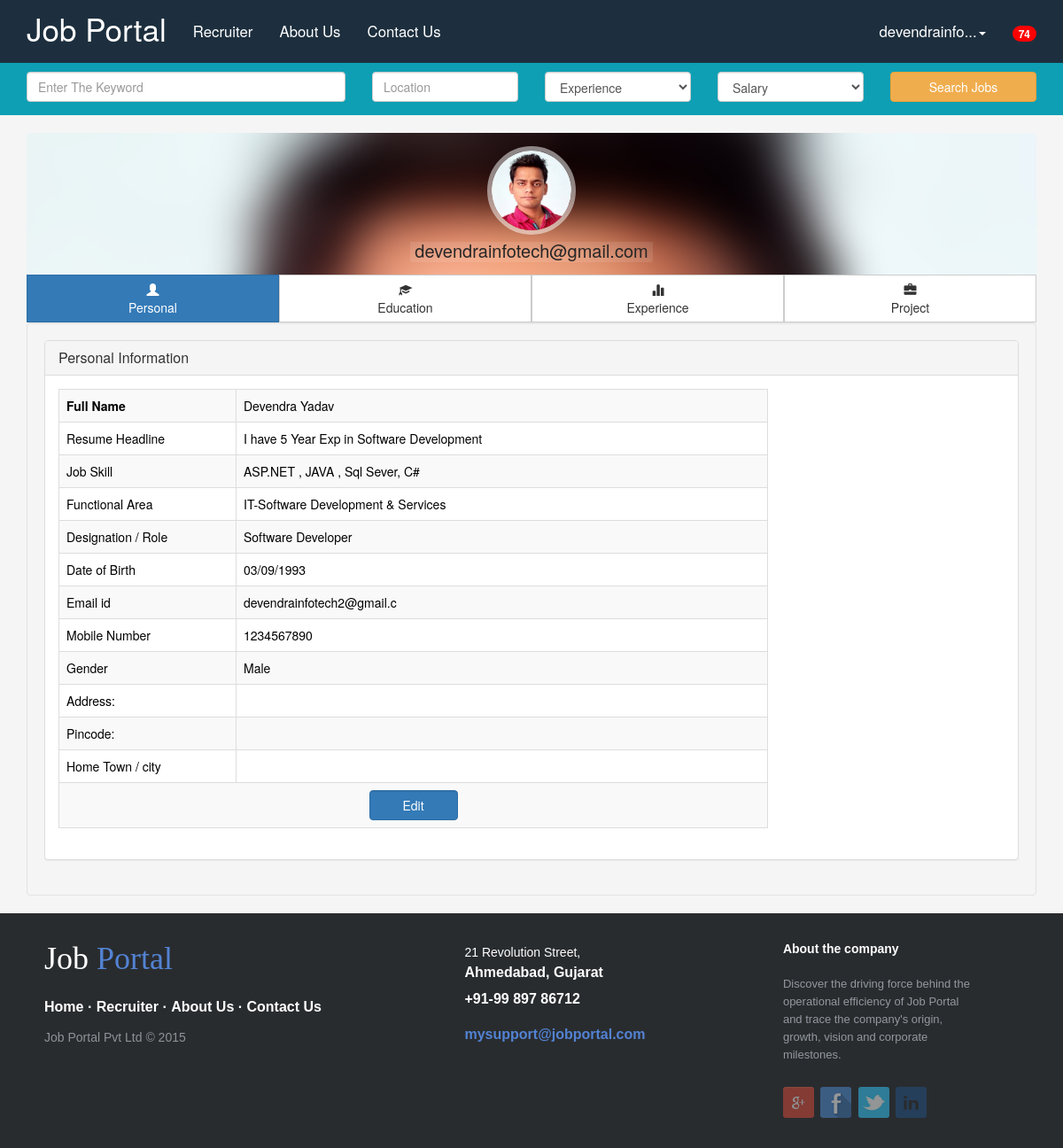
The app's page /user_profile.php (signed in) with its own data.
### tables this page shows
CREATE TABLE IF NOT EXISTS `tbljobseekermst` (
`jobseeker_id` int(5) NOT NULL,
  `create_date` date NOT NULL,
  `username` varchar(30) NOT NULL COMMENT 'username',
  `user_password` varchar(30) NOT NULL,
  `firstname` varchar(30) NOT NULL,
  `lastname` varchar(30) NOT NULL,
  `Mobileno` bigint(12) NOT NULL,
  `emailid` varchar(30) NOT NULL,
  `dateofbirth` date NOT NULL,
  `resume_headline` varchar(200) NOT NULL,
  `cityid` int(11) NOT NULL,
  `totalexpyear` smallint(6) NOT NULL,
  `functional_area` int(11) NOT NULL COMMENT 'Or Industry ',
  `key_skill` varchar(50) NOT NULL,
  `role` varchar(30) NOT NULL,
  `user_state` varchar(40) NOT NULL,
  `user_city` varchar(30) NOT NULL,
  `profile_summary` varchar(400) NOT NULL,
  `Gender` char(1) NOT NULL,
  `contact_id` int(7) NOT NULL,
  `sec_que` varchar(100) NOT NULL,
  `sec_ans` varchar(50) NOT NULL
);

CREATE TABLE IF NOT EXISTS `tbl_list_mst` (
  `autoid` int(5) NOT NULL,
  `Type` varchar(50) NOT NULL COMMENT 'type like Degree,Designation,Category etc',
  `Value` varchar(100) NOT NULL COMMENT 'if type=degree thn value add Bcom,Bca, Mca'
);

### userSession.php (called while the page is built, shortened)
<?php
include_once './Development/commonfiles/connection.php';
if(isset($_SESSION['login_user'])){
$usercheck = $_SESSION['login_user'];
$session_query = "SELECT * FROM `tbljobseekermst` WHERE `username` = '$usercheck'";
$session_result = mysqli_query($conn, $session_query);
$session_row = mysqli_fetch_assoc($session_result);
$login_session = $session_row['username'];
}
?>

### Development/commonfiles/general_function.php (called while the page is built, shortened)
<?php
function jobseekerinfo($conn,$field)
{
$id=$_SESSION['Userid'];
$query = "SELECT * FROM `tbljobseekermst` WHERE `jobseeker_id` = '$id'";
$result = mysqli_query($conn, $query);
$row = mysqli_fetch_assoc($result);
    return $row[$field];
}
function getlist($conn,$id)
{
    $query1= "SELECT * FROM `tbl_list_mst` WHERE `autoid` = '$id'";
    $result1 = mysqli_query($conn, $query1);
    $row1= mysqli_fetch_assoc($result1);
    return $row1['Value'];
}
?>

### user_profile.php (the view, shortened to what this page needs)
<?php
	include_once 'userSession.php';
	include_once 'usercookie.php';
    include_once 'Development/commonfiles/general_function.php';
?>
<?php
	include_once './Development/commonfiles/header.php';
	include_once './Development/commonfiles/searchbar.php';
?>
<head>
	<link rel="stylesheet" href="./Design/manual/css/userprofile.css" />
</head>
<div class="container">
    <div class="card hovercard">
        <div class="card-background">
        </div>
        <div class="useravatar">
            <img alt="" src="Design/Images/dev.jpg">
        </div>
        <div class="card-info"> <span class="card-title"><?php echo $login_session; ?></span>
        </div>
 </div>
   <div class="btn-pref btn-group btn-group-justified btn-group-lg" role="group" aria-label="...">
        <div class="btn-group" role="group">
            <button type="button" id="stars" class="btn btn-primary" href="#tab1" data-toggle="tab">
            	<span class="glyphicon glyphicon-user" aria-hidden="true"></span>
                <div class="hidden-xs">Personal</div>
            </button>
        </div>
        <div class="btn-group" role="group">
            <button type="button" id="favorites" class="btn btn-default" href="#tab2" data-toggle="tab">
            	<span class="glyphicon glyphicon-education" aria-hidden="true"></span>
                <div class="hidden-xs">Education</div>
            </button>
        </div>
        <div class="btn-group" role="group">
            <button type="button" id="following" class="btn btn-default" href="#tab3" data-toggle="tab">
            	<span class="glyphicon glyphicon-stats" aria-hidden="true"></span>
                <div class="hidden-xs">Experience</div>
            </button>
        </div>
		<div class="btn-group" role="group">
            <button type="button" id="following" class="btn btn-default" href="#tab4" data-toggle="tab">
            	<span class="glyphicon glyphicon-briefcase" aria-hidden="true"></span>
                <div class="hidden-xs">Project</div>
            </button>
        </div>
	</div>
  <div class="well">
      <div class="tab-content">
        <div class="tab-pane fade in active" id="tab1">
            <div class="panel-group" id="accordion">
                <div class="panel panel-default">
                    <div class="panel-heading">
                        <h3 class="panel-title">
                            <a data-toggle="collapse" data-parent="#accordion"      href="#collapseOne">
                            Personal Information</a>
                        </h3>
                    </div>
            <div id="collapseOne" class="panel-collapse collapse in">
            <div class="panel-body">
           <table class="table table-striped table-hover table-bordered" style="width: inherit" id="editable-sample">
        <th style="width: 200px">Full Name</th>
                    <td style="width: 600px"><?php echo jobseekerinfo($conn,'firstname') . " " . jobseekerinfo($conn,'lastname')  ?></td>
			<tr>
				<td>Resume Headline</td>
                <td><?php echo jobseekerinfo($conn,'resume_headline')?></td>
			</tr>
			<tr>
				<td>Job Skill</td>
                <td><?php echo jobseekerinfo($conn,'key_skill')?></td>
			</tr>
			<tr>
				<td>Functional Area</td>
                <td><?php echo getlist($conn,jobseekerinfo($conn,'functional_area')) ?></td>
			</tr>
			<tr>
				<td>Designation / Role </td>
                <td><?php echo getlist($conn,jobseekerinfo($conn,'role')) ?></td>
			</tr>
			<tr>
				<td>Date of Birth</td>
                  <td><?php echo date_format(date_create(jobseekerinfo($conn,'dateofbirth')),'d/m/Y') ?></td>
			</tr>
			<tr>
				<td>Email id</td>
                <td><?php echo jobseekerinfo($conn,'emailid') ?></td>
			</tr>
			<tr>
				<td>Mobile Number</td>
                <td><?php echo jobseekerinfo($conn,'Mobileno') ?></td>
			</tr>
			<tr>
				<td>Gender</td>
                <td><?php if (jobseekerinfo($conn,'Gender')=='M') echo 'Male'; else echo 'Female';  ?></td>
			</tr>
			<tr>
				<td>Address:</td>
                <td><?php echo getContactinfo($conn,jobseekerinfo($conn,'contact_id'),'address')?></td>
			</tr>
			<tr>
				<td>Pincode:</td>
                <td><?php echo getContactinfo($conn,jobseekerinfo($conn,'contact_id'),'pincode')?></td>
			</tr>
			<tr>
				<td>Home Town / city</td>
                <td><?php echo getCityinfo($conn,jobseekerinfo($conn,'cityid'))?></td>
			</tr>
             <tr>
            <td colspan="2" align="center">
            <a class="edit btn btn-primary form-control" style="width: 100px" href="user_edit_profile.php?mode=E">Edit</a>
            </td>
            </tr>
		</table>
                    </div>
                </div>
            </div>
        </div>
    </div>
      </div>
    </div>
    </div>
    <?php
    include_once './Development/commonfiles/footer.php';
    ?>

### Development/commonfiles/header_right_with_login.php (shortened to what this page needs)
<ul class="nav navbar-nav navbar-right">
     <li class="dropdown">
              <a href="#" class="dropdown-toggle" data-toggle="dropdown" role="button" aria-haspopup="true" aria-expanded="false"><?php echo mb_strimwidth($login_session,0,15,"...") ?><span class="caret"></span></a>
            </li>
       <li class="dropdown">
              <a href="#" class="dropdown-toggle" data-toggle="dropdown" role="button" aria-haspopup="true" aria-expanded="false"><span class="badge">74</span></a>
            </li>
          </ul>

### Design/manual/css/style.css (style rules this page uses)
body { color:#000; background-color:#F5F5F5; }

### Design/manual/css/userprofile.css (style rules this page uses)
.card { margin-top: 20px; padding: 30px; background-color: rgba(214, 224, 226, 0.2); -webkit-border-top-left-radius:5px; -moz-border-top-left-radius:5px; border-top-left-radius:5px; -webkit-border-top-right-radius:5px; -moz-border-top-right-radius:5px; border-top-right-radius:5px; -webkit-box-sizing: border-box; -moz-box-sizing: border-box; box-sizing: border-box; }
.card.hovercard { position: relative; padding-top: 0; overflow: hidden; text-align: center; background-color: #fff; background-color: rgba(255, 255, 255, 1); }
.card.hovercard .card-background { height: 130px; }
.card.hovercard .useravatar { position: absolute; top: 15px; left: 0; right: 0; }
.card.hovercard .useravatar img { width: 100px; height: 100px; max-width: 100px; max-height: 100px; -webkit-border-radius: 50%; -moz-border-radius: 50%; border-radius: 50%; border: 5px solid rgba(255, 255, 255, 0.5); }
.card.hovercard .card-info { position: absolute; bottom: 14px; left: 0; right: 0; }
.card.hovercard .card-info .card-title { padding:0 5px; font-size: 20px; line-height: 1; color: #262626; background-color: rgba(255, 255, 255, 0.1); -webkit-border-radius: 4px; -moz-border-radius: 4px; border-radius: 4px; }
.card.hovercard .card-info { overflow: hidden; font-size: 12px; line-height: 20px; color: #737373; text-overflow: ellipsis; }
.btn-pref .btn { -webkit-border-radius:0 !important; }

### records on screen
tbljobseekermst: username "devendrainfo...", username "devendrainfotech@gmail.com", firstname "Devendra", lastname "Yadav", resume_headline "I have 5 Year Exp in Software Development", key_skill "ASP.NET , JAVA , Sql Sever, C#", functional_area.Value "IT-Software Development & Services", role.Value "Software Developer", dateofbirth "03/09/1993", emailid "devendrainfotech2@gmail.c", Mobileno "1234567890"
